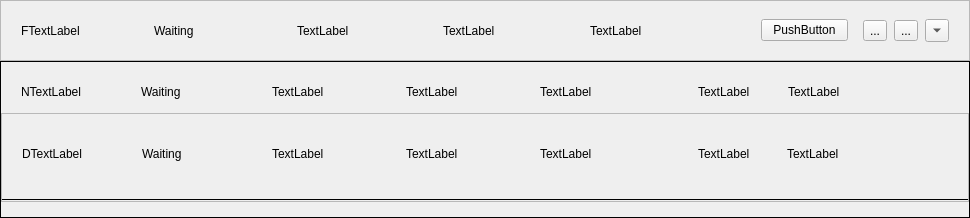
<?xml version="1.0" encoding="UTF-8"?>
<ui version="4.0">
 <class>TaskCard</class>
 <widget class="QWidget" name="TaskCard">
  <property name="geometry">
   <rect>
    <x>0</x>
    <y>0</y>
    <width>970</width>
    <height>218</height>
   </rect>
  </property>
  <property name="windowTitle">
   <string>Form</string>
  </property>
  <layout class="QVBoxLayout" name="verticalLayout_2">
   <property name="spacing">
    <number>0</number>
   </property>
   <property name="leftMargin">
    <number>0</number>
   </property>
   <property name="topMargin">
    <number>0</number>
   </property>
   <property name="rightMargin">
    <number>0</number>
   </property>
   <property name="bottomMargin">
    <number>0</number>
   </property>
   <item>
    <widget class="QWidget" name="stylingTaskCardWidget" native="true">
     <layout class="QVBoxLayout" name="styleTaskCard">
      <property name="spacing">
       <number>0</number>
      </property>
      <property name="leftMargin">
       <number>0</number>
      </property>
      <property name="topMargin">
       <number>0</number>
      </property>
      <property name="rightMargin">
       <number>0</number>
      </property>
      <property name="bottomMargin">
       <number>0</number>
      </property>
      <item>
       <widget class="QFrame" name="foldedCardPart">
        <property name="sizePolicy">
         <sizepolicy hsizetype="Preferred" vsizetype="Fixed">
          <horstretch>0</horstretch>
          <verstretch>0</verstretch>
         </sizepolicy>
        </property>
        <property name="frameShape">
         <enum>QFrame::StyledPanel</enum>
        </property>
        <property name="frameShadow">
         <enum>QFrame::Raised</enum>
        </property>
        <layout class="QVBoxLayout" name="verticalLayout_4">
         <property name="spacing">
          <number>0</number>
         </property>
         <property name="leftMargin">
          <number>0</number>
         </property>
         <property name="topMargin">
          <number>0</number>
         </property>
         <property name="rightMargin">
          <number>0</number>
         </property>
         <property name="bottomMargin">
          <number>0</number>
         </property>
         <item>
          <spacer name="verticalSpacer_5">
           <property name="orientation">
            <enum>Qt::Vertical</enum>
           </property>
           <property name="sizeType">
            <enum>QSizePolicy::Fixed</enum>
           </property>
           <property name="sizeHint" stdset="0">
            <size>
             <width>20</width>
             <height>18</height>
            </size>
           </property>
          </spacer>
         </item>
         <item>
          <widget class="QWidget" name="foldedHandWidget" native="true">
           <layout class="QHBoxLayout" name="horizontalLayout">
            <property name="spacing">
             <number>6</number>
            </property>
            <property name="leftMargin">
             <number>0</number>
            </property>
            <property name="topMargin">
             <number>0</number>
            </property>
            <property name="rightMargin">
             <number>0</number>
            </property>
            <property name="bottomMargin">
             <number>0</number>
            </property>
            <item>
             <spacer name="horizontalSpacer">
              <property name="orientation">
               <enum>Qt::Horizontal</enum>
              </property>
              <property name="sizeType">
               <enum>QSizePolicy::Fixed</enum>
              </property>
              <property name="sizeHint" stdset="0">
               <size>
                <width>20</width>
                <height>20</height>
               </size>
              </property>
             </spacer>
            </item>
            <item>
             <widget class="QLabel" name="taskNameL">
              <property name="text">
               <string>FTextLabel</string>
              </property>
             </widget>
            </item>
            <item>
             <spacer name="horizontalSpacer_3">
              <property name="orientation">
               <enum>Qt::Horizontal</enum>
              </property>
              <property name="sizeType">
               <enum>QSizePolicy::Minimum</enum>
              </property>
              <property name="sizeHint" stdset="0">
               <size>
                <width>40</width>
                <height>20</height>
               </size>
              </property>
             </spacer>
            </item>
            <item>
             <widget class="QLabel" name="taskStatusL">
              <property name="text">
               <string>Waiting</string>
              </property>
             </widget>
            </item>
            <item>
             <spacer name="horizontalSpacer_4">
              <property name="orientation">
               <enum>Qt::Horizontal</enum>
              </property>
              <property name="sizeType">
               <enum>QSizePolicy::Minimum</enum>
              </property>
              <property name="sizeHint" stdset="0">
               <size>
                <width>50</width>
                <height>20</height>
               </size>
              </property>
             </spacer>
            </item>
            <item>
             <widget class="QLabel" name="recurrenceSumTasksL">
              <property name="text">
               <string>TextLabel</string>
              </property>
             </widget>
            </item>
            <item>
             <spacer name="horizontalSpacer_5">
              <property name="orientation">
               <enum>Qt::Horizontal</enum>
              </property>
              <property name="sizeType">
               <enum>QSizePolicy::Preferred</enum>
              </property>
              <property name="sizeHint" stdset="0">
               <size>
                <width>54</width>
                <height>20</height>
               </size>
              </property>
             </spacer>
            </item>
            <item>
             <widget class="QLabel" name="dateSumTasksL">
              <property name="text">
               <string>TextLabel</string>
              </property>
             </widget>
            </item>
            <item>
             <spacer name="horizontalSpacer_6">
              <property name="orientation">
               <enum>Qt::Horizontal</enum>
              </property>
              <property name="sizeType">
               <enum>QSizePolicy::Preferred</enum>
              </property>
              <property name="sizeHint" stdset="0">
               <size>
                <width>54</width>
                <height>20</height>
               </size>
              </property>
             </spacer>
            </item>
            <item>
             <widget class="QLabel" name="destinationsSumTasksL">
              <property name="text">
               <string>TextLabel</string>
              </property>
             </widget>
            </item>
            <item>
             <spacer name="horizontalSpacer_7">
              <property name="orientation">
               <enum>Qt::Horizontal</enum>
              </property>
              <property name="sizeType">
               <enum>QSizePolicy::Preferred</enum>
              </property>
              <property name="sizeHint" stdset="0">
               <size>
                <width>78</width>
                <height>20</height>
               </size>
              </property>
             </spacer>
            </item>
            <item>
             <widget class="QPushButton" name="backupNowTaskB">
              <property name="text">
               <string>PushButton</string>
              </property>
             </widget>
            </item>
            <item>
             <spacer name="horizontalSpacer_8">
              <property name="orientation">
               <enum>Qt::Horizontal</enum>
              </property>
              <property name="sizeType">
               <enum>QSizePolicy::Minimum</enum>
              </property>
              <property name="sizeHint" stdset="0">
               <size>
                <width>9</width>
                <height>20</height>
               </size>
              </property>
             </spacer>
            </item>
            <item>
             <widget class="QToolButton" name="editTaskTB">
              <property name="text">
               <string>...</string>
              </property>
             </widget>
            </item>
            <item>
             <spacer name="horizontalSpacer_9">
              <property name="orientation">
               <enum>Qt::Horizontal</enum>
              </property>
              <property name="sizeType">
               <enum>QSizePolicy::Minimum</enum>
              </property>
              <property name="sizeHint" stdset="0">
               <size>
                <width>1</width>
                <height>5</height>
               </size>
              </property>
             </spacer>
            </item>
            <item>
             <widget class="QToolButton" name="deleteTaskTB">
              <property name="text">
               <string>...</string>
              </property>
             </widget>
            </item>
            <item>
             <spacer name="horizontalSpacer_10">
              <property name="orientation">
               <enum>Qt::Horizontal</enum>
              </property>
              <property name="sizeType">
               <enum>QSizePolicy::Minimum</enum>
              </property>
              <property name="sizeHint" stdset="0">
               <size>
                <width>1</width>
                <height>5</height>
               </size>
              </property>
             </spacer>
            </item>
            <item>
             <widget class="QToolButton" name="foldingTaskTB">
              <property name="text">
               <string>...</string>
              </property>
              <property name="toolButtonStyle">
               <enum>Qt::ToolButtonIconOnly</enum>
              </property>
              <property name="arrowType">
               <enum>Qt::DownArrow</enum>
              </property>
             </widget>
            </item>
            <item>
             <spacer name="horizontalSpacer_2">
              <property name="orientation">
               <enum>Qt::Horizontal</enum>
              </property>
              <property name="sizeType">
               <enum>QSizePolicy::Fixed</enum>
              </property>
              <property name="sizeHint" stdset="0">
               <size>
                <width>20</width>
                <height>20</height>
               </size>
              </property>
             </spacer>
            </item>
           </layout>
          </widget>
         </item>
         <item>
          <spacer name="verticalSpacer_3">
           <property name="orientation">
            <enum>Qt::Vertical</enum>
           </property>
           <property name="sizeType">
            <enum>QSizePolicy::Fixed</enum>
           </property>
           <property name="sizeHint" stdset="0">
            <size>
             <width>20</width>
             <height>18</height>
            </size>
           </property>
          </spacer>
         </item>
        </layout>
       </widget>
      </item>
      <item>
       <widget class="QFrame" name="detailsCardPart">
        <property name="frameShape">
         <enum>QFrame::Box</enum>
        </property>
        <property name="frameShadow">
         <enum>QFrame::Plain</enum>
        </property>
        <layout class="QVBoxLayout" name="verticalLayout">
         <property name="spacing">
          <number>0</number>
         </property>
         <property name="leftMargin">
          <number>0</number>
         </property>
         <property name="topMargin">
          <number>0</number>
         </property>
         <property name="rightMargin">
          <number>0</number>
         </property>
         <property name="bottomMargin">
          <number>0</number>
         </property>
         <item>
          <spacer name="verticalSpacer_4">
           <property name="orientation">
            <enum>Qt::Vertical</enum>
           </property>
           <property name="sizeType">
            <enum>QSizePolicy::Fixed</enum>
           </property>
           <property name="sizeHint" stdset="0">
            <size>
             <width>20</width>
             <height>20</height>
            </size>
           </property>
          </spacer>
         </item>
         <item>
          <widget class="QFrame" name="nameDetailsFrame">
           <property name="sizePolicy">
            <sizepolicy hsizetype="Preferred" vsizetype="Fixed">
             <horstretch>0</horstretch>
             <verstretch>0</verstretch>
            </sizepolicy>
           </property>
           <layout class="QHBoxLayout" name="horizontalLayout_3">
            <property name="spacing">
             <number>6</number>
            </property>
            <property name="leftMargin">
             <number>0</number>
            </property>
            <property name="topMargin">
             <number>0</number>
            </property>
            <property name="rightMargin">
             <number>0</number>
            </property>
            <property name="bottomMargin">
             <number>0</number>
            </property>
            <item>
             <spacer name="horizontalSpacer_18">
              <property name="orientation">
               <enum>Qt::Horizontal</enum>
              </property>
              <property name="sizeType">
               <enum>QSizePolicy::Fixed</enum>
              </property>
              <property name="sizeHint" stdset="0">
               <size>
                <width>20</width>
                <height>20</height>
               </size>
              </property>
             </spacer>
            </item>
            <item>
             <widget class="QLabel" name="taskNameL_2">
              <property name="text">
               <string>NTextLabel</string>
              </property>
             </widget>
            </item>
            <item>
             <spacer name="horizontalSpacer_19">
              <property name="orientation">
               <enum>Qt::Horizontal</enum>
              </property>
              <property name="sizeType">
               <enum>QSizePolicy::Minimum</enum>
              </property>
              <property name="sizeHint" stdset="0">
               <size>
                <width>40</width>
                <height>20</height>
               </size>
              </property>
             </spacer>
            </item>
            <item>
             <widget class="QLabel" name="taskStatusL_2">
              <property name="text">
               <string>Waiting</string>
              </property>
             </widget>
            </item>
            <item>
             <spacer name="horizontalSpacer_20">
              <property name="orientation">
               <enum>Qt::Horizontal</enum>
              </property>
              <property name="sizeType">
               <enum>QSizePolicy::Minimum</enum>
              </property>
              <property name="sizeHint" stdset="0">
               <size>
                <width>50</width>
                <height>20</height>
               </size>
              </property>
             </spacer>
            </item>
            <item>
             <widget class="QLabel" name="recurrenceSumTasksL_2">
              <property name="text">
               <string>TextLabel</string>
              </property>
             </widget>
            </item>
            <item>
             <spacer name="horizontalSpacer_21">
              <property name="orientation">
               <enum>Qt::Horizontal</enum>
              </property>
              <property name="sizeType">
               <enum>QSizePolicy::Preferred</enum>
              </property>
              <property name="sizeHint" stdset="0">
               <size>
                <width>54</width>
                <height>20</height>
               </size>
              </property>
             </spacer>
            </item>
            <item>
             <widget class="QLabel" name="dateSumTasksL_2">
              <property name="text">
               <string>TextLabel</string>
              </property>
             </widget>
            </item>
            <item>
             <spacer name="horizontalSpacer_22">
              <property name="orientation">
               <enum>Qt::Horizontal</enum>
              </property>
              <property name="sizeType">
               <enum>QSizePolicy::Preferred</enum>
              </property>
              <property name="sizeHint" stdset="0">
               <size>
                <width>54</width>
                <height>20</height>
               </size>
              </property>
             </spacer>
            </item>
            <item>
             <widget class="QLabel" name="destinationsSumTasksL_2">
              <property name="text">
               <string>TextLabel</string>
              </property>
             </widget>
            </item>
            <item>
             <spacer name="horizontalSpacer_23">
              <property name="orientation">
               <enum>Qt::Horizontal</enum>
              </property>
              <property name="sizeType">
               <enum>QSizePolicy::Preferred</enum>
              </property>
              <property name="sizeHint" stdset="0">
               <size>
                <width>78</width>
                <height>20</height>
               </size>
              </property>
             </spacer>
            </item>
            <item>
             <widget class="QLabel" name="label">
              <property name="text">
               <string>TextLabel</string>
              </property>
             </widget>
            </item>
            <item>
             <spacer name="horizontalSpacer_24">
              <property name="orientation">
               <enum>Qt::Horizontal</enum>
              </property>
              <property name="sizeType">
               <enum>QSizePolicy::Minimum</enum>
              </property>
              <property name="sizeHint" stdset="0">
               <size>
                <width>9</width>
                <height>20</height>
               </size>
              </property>
             </spacer>
            </item>
            <item>
             <widget class="QLabel" name="label_3">
              <property name="text">
               <string>TextLabel</string>
              </property>
             </widget>
            </item>
            <item>
             <spacer name="horizontalSpacer_25">
              <property name="orientation">
               <enum>Qt::Horizontal</enum>
              </property>
              <property name="sizeType">
               <enum>QSizePolicy::Preferred</enum>
              </property>
              <property name="sizeHint" stdset="0">
               <size>
                <width>87</width>
                <height>20</height>
               </size>
              </property>
             </spacer>
            </item>
            <item>
             <spacer name="horizontalSpacer_26">
              <property name="orientation">
               <enum>Qt::Horizontal</enum>
              </property>
              <property name="sizeType">
               <enum>QSizePolicy::Fixed</enum>
              </property>
              <property name="sizeHint" stdset="0">
               <size>
                <width>20</width>
                <height>20</height>
               </size>
              </property>
             </spacer>
            </item>
           </layout>
          </widget>
         </item>
         <item>
          <spacer name="verticalSpacer">
           <property name="orientation">
            <enum>Qt::Vertical</enum>
           </property>
           <property name="sizeType">
            <enum>QSizePolicy::Fixed</enum>
           </property>
           <property name="sizeHint" stdset="0">
            <size>
             <width>20</width>
             <height>11</height>
            </size>
           </property>
          </spacer>
         </item>
         <item>
          <widget class="QScrollArea" name="scrollArea">
           <property name="sizePolicy">
            <sizepolicy hsizetype="Expanding" vsizetype="Preferred">
             <horstretch>0</horstretch>
             <verstretch>0</verstretch>
            </sizepolicy>
           </property>
           <property name="widgetResizable">
            <bool>true</bool>
           </property>
           <widget class="QWidget" name="scrollAreaWidgetContents">
            <property name="geometry">
             <rect>
              <x>0</x>
              <y>0</y>
              <width>966</width>
              <height>86</height>
             </rect>
            </property>
            <layout class="QVBoxLayout" name="verticalLayout_3">
             <property name="spacing">
              <number>0</number>
             </property>
             <property name="leftMargin">
              <number>0</number>
             </property>
             <property name="topMargin">
              <number>0</number>
             </property>
             <property name="rightMargin">
              <number>0</number>
             </property>
             <property name="bottomMargin">
              <number>0</number>
             </property>
             <item>
              <widget class="QWidget" name="widget_2" native="true">
               <layout class="QVBoxLayout" name="verticalLayout_5">
                <property name="spacing">
                 <number>4</number>
                </property>
                <property name="leftMargin">
                 <number>0</number>
                </property>
                <property name="topMargin">
                 <number>0</number>
                </property>
                <property name="rightMargin">
                 <number>0</number>
                </property>
                <property name="bottomMargin">
                 <number>0</number>
                </property>
                <item>
                 <widget class="QWidget" name="widget_4" native="true">
                  <layout class="QHBoxLayout" name="horizontalLayout_4">
                   <property name="spacing">
                    <number>6</number>
                   </property>
                   <property name="leftMargin">
                    <number>0</number>
                   </property>
                   <property name="topMargin">
                    <number>0</number>
                   </property>
                   <property name="rightMargin">
                    <number>0</number>
                   </property>
                   <property name="bottomMargin">
                    <number>0</number>
                   </property>
                   <item>
                    <spacer name="horizontalSpacer_27">
                     <property name="orientation">
                      <enum>Qt::Horizontal</enum>
                     </property>
                     <property name="sizeType">
                      <enum>QSizePolicy::Fixed</enum>
                     </property>
                     <property name="sizeHint" stdset="0">
                      <size>
                       <width>20</width>
                       <height>20</height>
                      </size>
                     </property>
                    </spacer>
                   </item>
                   <item>
                    <widget class="QLabel" name="taskNameL_3">
                     <property name="text">
                      <string>DTextLabel</string>
                     </property>
                    </widget>
                   </item>
                   <item>
                    <spacer name="horizontalSpacer_28">
                     <property name="orientation">
                      <enum>Qt::Horizontal</enum>
                     </property>
                     <property name="sizeType">
                      <enum>QSizePolicy::Minimum</enum>
                     </property>
                     <property name="sizeHint" stdset="0">
                      <size>
                       <width>40</width>
                       <height>20</height>
                      </size>
                     </property>
                    </spacer>
                   </item>
                   <item>
                    <widget class="QLabel" name="taskStatusL_3">
                     <property name="text">
                      <string>Waiting</string>
                     </property>
                    </widget>
                   </item>
                   <item>
                    <spacer name="horizontalSpacer_29">
                     <property name="orientation">
                      <enum>Qt::Horizontal</enum>
                     </property>
                     <property name="sizeType">
                      <enum>QSizePolicy::Minimum</enum>
                     </property>
                     <property name="sizeHint" stdset="0">
                      <size>
                       <width>50</width>
                       <height>20</height>
                      </size>
                     </property>
                    </spacer>
                   </item>
                   <item>
                    <widget class="QLabel" name="recurrenceSumTasksL_3">
                     <property name="text">
                      <string>TextLabel</string>
                     </property>
                    </widget>
                   </item>
                   <item>
                    <spacer name="horizontalSpacer_30">
                     <property name="orientation">
                      <enum>Qt::Horizontal</enum>
                     </property>
                     <property name="sizeType">
                      <enum>QSizePolicy::Preferred</enum>
                     </property>
                     <property name="sizeHint" stdset="0">
                      <size>
                       <width>54</width>
                       <height>20</height>
                      </size>
                     </property>
                    </spacer>
                   </item>
                   <item>
                    <widget class="QLabel" name="dateSumTasksL_3">
                     <property name="text">
                      <string>TextLabel</string>
                     </property>
                    </widget>
                   </item>
                   <item>
                    <spacer name="horizontalSpacer_31">
                     <property name="orientation">
                      <enum>Qt::Horizontal</enum>
                     </property>
                     <property name="sizeType">
                      <enum>QSizePolicy::Preferred</enum>
                     </property>
                     <property name="sizeHint" stdset="0">
                      <size>
                       <width>54</width>
                       <height>20</height>
                      </size>
                     </property>
                    </spacer>
                   </item>
                   <item>
                    <widget class="QLabel" name="destinationsSumTasksL_3">
                     <property name="text">
                      <string>TextLabel</string>
                     </property>
                    </widget>
                   </item>
                   <item>
                    <spacer name="horizontalSpacer_32">
                     <property name="orientation">
                      <enum>Qt::Horizontal</enum>
                     </property>
                     <property name="sizeType">
                      <enum>QSizePolicy::Preferred</enum>
                     </property>
                     <property name="sizeHint" stdset="0">
                      <size>
                       <width>78</width>
                       <height>20</height>
                      </size>
                     </property>
                    </spacer>
                   </item>
                   <item>
                    <widget class="QLabel" name="label_2">
                     <property name="text">
                      <string>TextLabel</string>
                     </property>
                    </widget>
                   </item>
                   <item>
                    <spacer name="horizontalSpacer_33">
                     <property name="orientation">
                      <enum>Qt::Horizontal</enum>
                     </property>
                     <property name="sizeType">
                      <enum>QSizePolicy::Minimum</enum>
                     </property>
                     <property name="sizeHint" stdset="0">
                      <size>
                       <width>9</width>
                       <height>20</height>
                      </size>
                     </property>
                    </spacer>
                   </item>
                   <item>
                    <widget class="QLabel" name="label_4">
                     <property name="text">
                      <string>TextLabel</string>
                     </property>
                    </widget>
                   </item>
                   <item>
                    <spacer name="horizontalSpacer_34">
                     <property name="orientation">
                      <enum>Qt::Horizontal</enum>
                     </property>
                     <property name="sizeType">
                      <enum>QSizePolicy::Preferred</enum>
                     </property>
                     <property name="sizeHint" stdset="0">
                      <size>
                       <width>87</width>
                       <height>20</height>
                      </size>
                     </property>
                    </spacer>
                   </item>
                   <item>
                    <spacer name="horizontalSpacer_35">
                     <property name="orientation">
                      <enum>Qt::Horizontal</enum>
                     </property>
                     <property name="sizeType">
                      <enum>QSizePolicy::Fixed</enum>
                     </property>
                     <property name="sizeHint" stdset="0">
                      <size>
                       <width>20</width>
                       <height>20</height>
                      </size>
                     </property>
                    </spacer>
                   </item>
                  </layout>
                 </widget>
                </item>
                <item>
                 <widget class="Line" name="line">
                  <property name="frameShadow">
                   <enum>QFrame::Plain</enum>
                  </property>
                  <property name="orientation">
                   <enum>Qt::Horizontal</enum>
                  </property>
                 </widget>
                </item>
               </layout>
              </widget>
             </item>
            </layout>
           </widget>
          </widget>
         </item>
         <item>
          <spacer name="verticalSpacer_2">
           <property name="orientation">
            <enum>Qt::Vertical</enum>
           </property>
           <property name="sizeType">
            <enum>QSizePolicy::Fixed</enum>
           </property>
           <property name="sizeHint" stdset="0">
            <size>
             <width>20</width>
             <height>15</height>
            </size>
           </property>
          </spacer>
         </item>
        </layout>
       </widget>
      </item>
     </layout>
    </widget>
   </item>
  </layout>
 </widget>
 <resources/>
 <connections/>
</ui>
